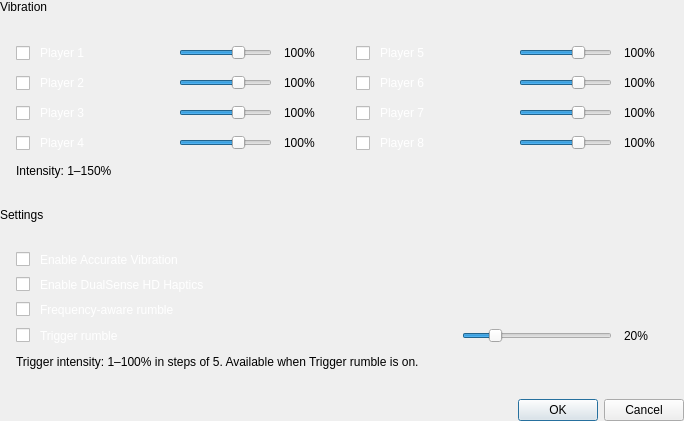
<?xml version="1.0" encoding="UTF-8"?>
<ui version="4.0">
 <class>ConfigureVibration</class>
 <widget class="QDialog" name="ConfigureVibration">
  <property name="windowTitle"><string>Configure Vibration</string></property>
  <property name="styleSheet"><string notr="true">QFrame[card="true"] { background: #0dffffff; border: 1px solid #14ffffff; border-radius: 16px; }
QCheckBox { font: 500 14px "Lexend"; color: #ffffff; spacing: 10px; }
QLabel[section="true"] { font: 600 12px "Lexend"; color: #8cffffff; }
QLabel[hint="true"] { font: 400 12px "Lexend"; color: #9effffff; }
QLabel[value="true"] { font: 600 13px "Lexend"; color: #ffffff; }
QLabel[value="true"]:disabled { color: #9effffff; }</string></property>
  <layout class="QVBoxLayout" name="mainLayout">
   <property name="spacing"><number>14</number></property>
   <property name="leftMargin"><number>0</number></property>
   <property name="topMargin"><number>0</number></property>
   <property name="rightMargin"><number>0</number></property>
   <property name="bottomMargin"><number>0</number></property>
   <item>
    <widget class="QLabel" name="labelVibrationSection">
     <property name="text"><string>Vibration</string></property>
     <property name="section" stdset="0"><bool>true</bool></property>
    </widget>
   </item>
   <item>
    <widget class="QFrame" name="vibrationStrengthGroup">
     <property name="card" stdset="0"><bool>true</bool></property>
     <property name="minimumSize"><size><width>684</width><height>0</height></size></property>
     <layout class="QVBoxLayout" name="strengthLayout">
      <property name="spacing"><number>12</number></property>
      <property name="leftMargin"><number>16</number></property>
      <property name="topMargin"><number>16</number></property>
      <property name="rightMargin"><number>16</number></property>
      <property name="bottomMargin"><number>16</number></property>
      <item>
       <layout class="QHBoxLayout" name="playerColumns">
        <property name="spacing"><number>28</number></property>
        <property name="leftMargin"><number>0</number></property>
        <property name="topMargin"><number>0</number></property>
        <property name="rightMargin"><number>0</number></property>
        <property name="bottomMargin"><number>0</number></property>
        <item>
         <layout class="QVBoxLayout" name="playersLeft">
          <property name="spacing"><number>12</number></property>
          <property name="leftMargin"><number>0</number></property>
          <property name="topMargin"><number>0</number></property>
          <property name="rightMargin"><number>0</number></property>
          <property name="bottomMargin"><number>0</number></property>
          <item>
           <layout class="QHBoxLayout" name="playerRow1">
            <property name="spacing"><number>12</number></property>
            <property name="leftMargin"><number>0</number></property>
            <property name="topMargin"><number>0</number></property>
            <property name="rightMargin"><number>0</number></property>
            <property name="bottomMargin"><number>0</number></property>
            <item>
             <widget class="QCheckBox" name="checkBoxPlayer1">
              <property name="text"><string>Player 1</string></property>
              <property name="maximumSize"><size><width>16777215</width><height>20</height></size></property>
             </widget>
            </item>
            <item>
             <spacer name="spacer1">
              <property name="orientation"><enum>Qt::Orientation::Horizontal</enum></property>
              <property name="sizeType"><enum>QSizePolicy::Policy::Expanding</enum></property>
              <property name="sizeHint"><size><width>0</width><height>0</height></size></property>
             </spacer>
            </item>
            <item>
             <widget class="QSlider" name="sliderPlayer1">
              <property name="minimum"><number>1</number></property>
              <property name="maximum"><number>150</number></property>
              <property name="value"><number>100</number></property>
              <property name="orientation"><enum>Qt::Orientation::Horizontal</enum></property>
              <property name="minimumSize"><size><width>93</width><height>18</height></size></property>
              <property name="maximumSize"><size><width>93</width><height>18</height></size></property>
             </widget>
            </item>
            <item>
             <widget class="QLabel" name="labelPlayer1">
              <property name="text"><string notr="true">100%</string></property>
              <property name="value" stdset="0"><bool>true</bool></property>
              <property name="minimumSize"><size><width>44</width><height>0</height></size></property>
              <property name="maximumSize"><size><width>44</width><height>16777215</height></size></property>
             </widget>
            </item>
           </layout>
          </item>
          <item>
           <layout class="QHBoxLayout" name="playerRow2">
            <property name="spacing"><number>12</number></property>
            <property name="leftMargin"><number>0</number></property>
            <property name="topMargin"><number>0</number></property>
            <property name="rightMargin"><number>0</number></property>
            <property name="bottomMargin"><number>0</number></property>
            <item>
             <widget class="QCheckBox" name="checkBoxPlayer2">
              <property name="text"><string>Player 2</string></property>
              <property name="maximumSize"><size><width>16777215</width><height>20</height></size></property>
             </widget>
            </item>
            <item>
             <spacer name="spacer2">
              <property name="orientation"><enum>Qt::Orientation::Horizontal</enum></property>
              <property name="sizeType"><enum>QSizePolicy::Policy::Expanding</enum></property>
              <property name="sizeHint"><size><width>0</width><height>0</height></size></property>
             </spacer>
            </item>
            <item>
             <widget class="QSlider" name="sliderPlayer2">
              <property name="minimum"><number>1</number></property>
              <property name="maximum"><number>150</number></property>
              <property name="value"><number>100</number></property>
              <property name="orientation"><enum>Qt::Orientation::Horizontal</enum></property>
              <property name="minimumSize"><size><width>93</width><height>18</height></size></property>
              <property name="maximumSize"><size><width>93</width><height>18</height></size></property>
             </widget>
            </item>
            <item>
             <widget class="QLabel" name="labelPlayer2">
              <property name="text"><string notr="true">100%</string></property>
              <property name="value" stdset="0"><bool>true</bool></property>
              <property name="minimumSize"><size><width>44</width><height>0</height></size></property>
              <property name="maximumSize"><size><width>44</width><height>16777215</height></size></property>
             </widget>
            </item>
           </layout>
          </item>
          <item>
           <layout class="QHBoxLayout" name="playerRow3">
            <property name="spacing"><number>12</number></property>
            <property name="leftMargin"><number>0</number></property>
            <property name="topMargin"><number>0</number></property>
            <property name="rightMargin"><number>0</number></property>
            <property name="bottomMargin"><number>0</number></property>
            <item>
             <widget class="QCheckBox" name="checkBoxPlayer3">
              <property name="text"><string>Player 3</string></property>
              <property name="maximumSize"><size><width>16777215</width><height>20</height></size></property>
             </widget>
            </item>
            <item>
             <spacer name="spacer3">
              <property name="orientation"><enum>Qt::Orientation::Horizontal</enum></property>
              <property name="sizeType"><enum>QSizePolicy::Policy::Expanding</enum></property>
              <property name="sizeHint"><size><width>0</width><height>0</height></size></property>
             </spacer>
            </item>
            <item>
             <widget class="QSlider" name="sliderPlayer3">
              <property name="minimum"><number>1</number></property>
              <property name="maximum"><number>150</number></property>
              <property name="value"><number>100</number></property>
              <property name="orientation"><enum>Qt::Orientation::Horizontal</enum></property>
              <property name="minimumSize"><size><width>93</width><height>18</height></size></property>
              <property name="maximumSize"><size><width>93</width><height>18</height></size></property>
             </widget>
            </item>
            <item>
             <widget class="QLabel" name="labelPlayer3">
              <property name="text"><string notr="true">100%</string></property>
              <property name="value" stdset="0"><bool>true</bool></property>
              <property name="minimumSize"><size><width>44</width><height>0</height></size></property>
              <property name="maximumSize"><size><width>44</width><height>16777215</height></size></property>
             </widget>
            </item>
           </layout>
          </item>
          <item>
           <layout class="QHBoxLayout" name="playerRow4">
            <property name="spacing"><number>12</number></property>
            <property name="leftMargin"><number>0</number></property>
            <property name="topMargin"><number>0</number></property>
            <property name="rightMargin"><number>0</number></property>
            <property name="bottomMargin"><number>0</number></property>
            <item>
             <widget class="QCheckBox" name="checkBoxPlayer4">
              <property name="text"><string>Player 4</string></property>
              <property name="maximumSize"><size><width>16777215</width><height>20</height></size></property>
             </widget>
            </item>
            <item>
             <spacer name="spacer4">
              <property name="orientation"><enum>Qt::Orientation::Horizontal</enum></property>
              <property name="sizeType"><enum>QSizePolicy::Policy::Expanding</enum></property>
              <property name="sizeHint"><size><width>0</width><height>0</height></size></property>
             </spacer>
            </item>
            <item>
             <widget class="QSlider" name="sliderPlayer4">
              <property name="minimum"><number>1</number></property>
              <property name="maximum"><number>150</number></property>
              <property name="value"><number>100</number></property>
              <property name="orientation"><enum>Qt::Orientation::Horizontal</enum></property>
              <property name="minimumSize"><size><width>93</width><height>18</height></size></property>
              <property name="maximumSize"><size><width>93</width><height>18</height></size></property>
             </widget>
            </item>
            <item>
             <widget class="QLabel" name="labelPlayer4">
              <property name="text"><string notr="true">100%</string></property>
              <property name="value" stdset="0"><bool>true</bool></property>
              <property name="minimumSize"><size><width>44</width><height>0</height></size></property>
              <property name="maximumSize"><size><width>44</width><height>16777215</height></size></property>
             </widget>
            </item>
           </layout>
          </item>
         </layout>
        </item>
        <item>
         <layout class="QVBoxLayout" name="playersRight">
          <property name="spacing"><number>12</number></property>
          <property name="leftMargin"><number>0</number></property>
          <property name="topMargin"><number>0</number></property>
          <property name="rightMargin"><number>0</number></property>
          <property name="bottomMargin"><number>0</number></property>
          <item>
           <layout class="QHBoxLayout" name="playerRow5">
            <property name="spacing"><number>12</number></property>
            <property name="leftMargin"><number>0</number></property>
            <property name="topMargin"><number>0</number></property>
            <property name="rightMargin"><number>0</number></property>
            <property name="bottomMargin"><number>0</number></property>
            <item>
             <widget class="QCheckBox" name="checkBoxPlayer5">
              <property name="text"><string>Player 5</string></property>
              <property name="maximumSize"><size><width>16777215</width><height>20</height></size></property>
             </widget>
            </item>
            <item>
             <spacer name="spacer5">
              <property name="orientation"><enum>Qt::Orientation::Horizontal</enum></property>
              <property name="sizeType"><enum>QSizePolicy::Policy::Expanding</enum></property>
              <property name="sizeHint"><size><width>0</width><height>0</height></size></property>
             </spacer>
            </item>
            <item>
             <widget class="QSlider" name="sliderPlayer5">
              <property name="minimum"><number>1</number></property>
              <property name="maximum"><number>150</number></property>
              <property name="value"><number>100</number></property>
              <property name="orientation"><enum>Qt::Orientation::Horizontal</enum></property>
              <property name="minimumSize"><size><width>93</width><height>18</height></size></property>
              <property name="maximumSize"><size><width>93</width><height>18</height></size></property>
             </widget>
            </item>
            <item>
             <widget class="QLabel" name="labelPlayer5">
              <property name="text"><string notr="true">100%</string></property>
              <property name="value" stdset="0"><bool>true</bool></property>
              <property name="minimumSize"><size><width>44</width><height>0</height></size></property>
              <property name="maximumSize"><size><width>44</width><height>16777215</height></size></property>
             </widget>
            </item>
           </layout>
          </item>
          <item>
           <layout class="QHBoxLayout" name="playerRow6">
            <property name="spacing"><number>12</number></property>
            <property name="leftMargin"><number>0</number></property>
            <property name="topMargin"><number>0</number></property>
            <property name="rightMargin"><number>0</number></property>
            <property name="bottomMargin"><number>0</number></property>
            <item>
             <widget class="QCheckBox" name="checkBoxPlayer6">
              <property name="text"><string>Player 6</string></property>
              <property name="maximumSize"><size><width>16777215</width><height>20</height></size></property>
             </widget>
            </item>
            <item>
             <spacer name="spacer6">
              <property name="orientation"><enum>Qt::Orientation::Horizontal</enum></property>
              <property name="sizeType"><enum>QSizePolicy::Policy::Expanding</enum></property>
              <property name="sizeHint"><size><width>0</width><height>0</height></size></property>
             </spacer>
            </item>
            <item>
             <widget class="QSlider" name="sliderPlayer6">
              <property name="minimum"><number>1</number></property>
              <property name="maximum"><number>150</number></property>
              <property name="value"><number>100</number></property>
              <property name="orientation"><enum>Qt::Orientation::Horizontal</enum></property>
              <property name="minimumSize"><size><width>93</width><height>18</height></size></property>
              <property name="maximumSize"><size><width>93</width><height>18</height></size></property>
             </widget>
            </item>
            <item>
             <widget class="QLabel" name="labelPlayer6">
              <property name="text"><string notr="true">100%</string></property>
              <property name="value" stdset="0"><bool>true</bool></property>
              <property name="minimumSize"><size><width>44</width><height>0</height></size></property>
              <property name="maximumSize"><size><width>44</width><height>16777215</height></size></property>
             </widget>
            </item>
           </layout>
          </item>
          <item>
           <layout class="QHBoxLayout" name="playerRow7">
            <property name="spacing"><number>12</number></property>
            <property name="leftMargin"><number>0</number></property>
            <property name="topMargin"><number>0</number></property>
            <property name="rightMargin"><number>0</number></property>
            <property name="bottomMargin"><number>0</number></property>
            <item>
             <widget class="QCheckBox" name="checkBoxPlayer7">
              <property name="text"><string>Player 7</string></property>
              <property name="maximumSize"><size><width>16777215</width><height>20</height></size></property>
             </widget>
            </item>
            <item>
             <spacer name="spacer7">
              <property name="orientation"><enum>Qt::Orientation::Horizontal</enum></property>
              <property name="sizeType"><enum>QSizePolicy::Policy::Expanding</enum></property>
              <property name="sizeHint"><size><width>0</width><height>0</height></size></property>
             </spacer>
            </item>
            <item>
             <widget class="QSlider" name="sliderPlayer7">
              <property name="minimum"><number>1</number></property>
              <property name="maximum"><number>150</number></property>
              <property name="value"><number>100</number></property>
              <property name="orientation"><enum>Qt::Orientation::Horizontal</enum></property>
              <property name="minimumSize"><size><width>93</width><height>18</height></size></property>
              <property name="maximumSize"><size><width>93</width><height>18</height></size></property>
             </widget>
            </item>
            <item>
             <widget class="QLabel" name="labelPlayer7">
              <property name="text"><string notr="true">100%</string></property>
              <property name="value" stdset="0"><bool>true</bool></property>
              <property name="minimumSize"><size><width>44</width><height>0</height></size></property>
              <property name="maximumSize"><size><width>44</width><height>16777215</height></size></property>
             </widget>
            </item>
           </layout>
          </item>
          <item>
           <layout class="QHBoxLayout" name="playerRow8">
            <property name="spacing"><number>12</number></property>
            <property name="leftMargin"><number>0</number></property>
            <property name="topMargin"><number>0</number></property>
            <property name="rightMargin"><number>0</number></property>
            <property name="bottomMargin"><number>0</number></property>
            <item>
             <widget class="QCheckBox" name="checkBoxPlayer8">
              <property name="text"><string>Player 8</string></property>
              <property name="maximumSize"><size><width>16777215</width><height>20</height></size></property>
             </widget>
            </item>
            <item>
             <spacer name="spacer8">
              <property name="orientation"><enum>Qt::Orientation::Horizontal</enum></property>
              <property name="sizeType"><enum>QSizePolicy::Policy::Expanding</enum></property>
              <property name="sizeHint"><size><width>0</width><height>0</height></size></property>
             </spacer>
            </item>
            <item>
             <widget class="QSlider" name="sliderPlayer8">
              <property name="minimum"><number>1</number></property>
              <property name="maximum"><number>150</number></property>
              <property name="value"><number>100</number></property>
              <property name="orientation"><enum>Qt::Orientation::Horizontal</enum></property>
              <property name="minimumSize"><size><width>93</width><height>18</height></size></property>
              <property name="maximumSize"><size><width>93</width><height>18</height></size></property>
             </widget>
            </item>
            <item>
             <widget class="QLabel" name="labelPlayer8">
              <property name="text"><string notr="true">100%</string></property>
              <property name="value" stdset="0"><bool>true</bool></property>
              <property name="minimumSize"><size><width>44</width><height>0</height></size></property>
              <property name="maximumSize"><size><width>44</width><height>16777215</height></size></property>
             </widget>
            </item>
           </layout>
          </item>
         </layout>
        </item>
       </layout>
      </item>
      <item>
       <widget class="QLabel" name="labelIntensity">
        <property name="text"><string>Intensity: 1–150%</string></property>
        <property name="hint" stdset="0"><bool>true</bool></property>
       </widget>
      </item>
     </layout>
    </widget>
   </item>
   <item>
    <widget class="QLabel" name="labelSettingsSection">
     <property name="text"><string>Settings</string></property>
     <property name="section" stdset="0"><bool>true</bool></property>
    </widget>
   </item>
   <item>
    <widget class="QFrame" name="vibrationSettingsGroup">
     <property name="card" stdset="0"><bool>true</bool></property>
     <layout class="QVBoxLayout" name="settingsLayout">
      <property name="spacing"><number>10</number></property>
      <property name="leftMargin"><number>16</number></property>
      <property name="topMargin"><number>16</number></property>
      <property name="rightMargin"><number>16</number></property>
      <property name="bottomMargin"><number>16</number></property>
      <item>
       <widget class="QCheckBox" name="checkBoxAccurateVibration">
        <property name="text"><string>Enable Accurate Vibration</string></property>
       </widget>
      </item>
      <item>
       <widget class="QCheckBox" name="checkBoxDualSenseHaptics">
        <property name="text"><string>Enable DualSense HD Haptics</string></property>
        <property name="toolTip"><string>Play HD Rumble through the DualSense haptic actuators, left and right apart. Requires a USB connection and a single wired DualSense; otherwise standard rumble is used.</string></property>
       </widget>
      </item>
      <item>
       <widget class="QCheckBox" name="checkBoxFrequencyRumble">
        <property name="text"><string>Frequency-aware rumble</string></property>
        <property name="toolTip"><string>On controllers with two rumble motors, send each part of the HD Rumble to the motor that matches its frequency: low tones to the heavy motor, high tones to the light one. When off, each band drives its own motor as before.</string></property>
       </widget>
      </item>
      <item>
       <layout class="QHBoxLayout" name="triggerRumbleLayout">
        <property name="spacing"><number>12</number></property>
        <property name="leftMargin"><number>0</number></property>
        <property name="topMargin"><number>0</number></property>
        <property name="rightMargin"><number>0</number></property>
        <property name="bottomMargin"><number>0</number></property>
        <item>
         <widget class="QCheckBox" name="checkBoxTriggerRumble">
          <property name="text"><string>Trigger rumble</string></property>
          <property name="toolTip"><string>On controllers with motors in their triggers, also play the light part of the HD Rumble on them: the left side on the left trigger, the right side on the right one. 20% is a good start.</string></property>
         </widget>
        </item>
        <item>
         <spacer name="spacer9">
          <property name="orientation"><enum>Qt::Orientation::Horizontal</enum></property>
          <property name="sizeType"><enum>QSizePolicy::Policy::Expanding</enum></property>
          <property name="sizeHint"><size><width>0</width><height>0</height></size></property>
         </spacer>
        </item>
        <item>
         <widget class="QSlider" name="sliderTriggerRumble">
          <property name="minimum"><number>1</number></property>
          <property name="maximum"><number>100</number></property>
          <property name="value"><number>20</number></property>
          <property name="singleStep"><number>5</number></property>
          <property name="pageStep"><number>5</number></property>
          <property name="orientation"><enum>Qt::Orientation::Horizontal</enum></property>
          <property name="minimumSize"><size><width>150</width><height>18</height></size></property>
          <property name="maximumSize"><size><width>150</width><height>18</height></size></property>
          <property name="toolTip"><string>On controllers with motors in their triggers, also play the light part of the HD Rumble on them: the left side on the left trigger, the right side on the right one. 20% is a good start.</string></property>
         </widget>
        </item>
        <item>
         <widget class="QLabel" name="labelTriggerRumble">
          <property name="text"><string notr="true">20%</string></property>
          <property name="value" stdset="0"><bool>true</bool></property>
          <property name="minimumSize"><size><width>44</width><height>0</height></size></property>
          <property name="maximumSize"><size><width>44</width><height>16777215</height></size></property>
         </widget>
        </item>
       </layout>
      </item>
      <item>
       <widget class="QLabel" name="labelTriggerHint">
        <property name="text"><string>Trigger intensity: 1–100% in steps of 5. Available when Trigger rumble is on.</string></property>
        <property name="hint" stdset="0"><bool>true</bool></property>
       </widget>
      </item>
     </layout>
    </widget>
   </item>
   <item>
    <widget class="QDialogButtonBox" name="buttonBoxVibration">
     <property name="standardButtons"><set>QDialogButtonBox::StandardButton::Cancel|QDialogButtonBox::StandardButton::Ok</set></property>
    </widget>
   </item>
  </layout>
 </widget>
 <resources/>
 <connections>
  <connection><sender>buttonBoxVibration</sender><signal>accepted()</signal><receiver>ConfigureVibration</receiver><slot>accept()</slot></connection>
  <connection><sender>buttonBoxVibration</sender><signal>rejected()</signal><receiver>ConfigureVibration</receiver><slot>reject()</slot></connection>
 </connections>
</ui>
